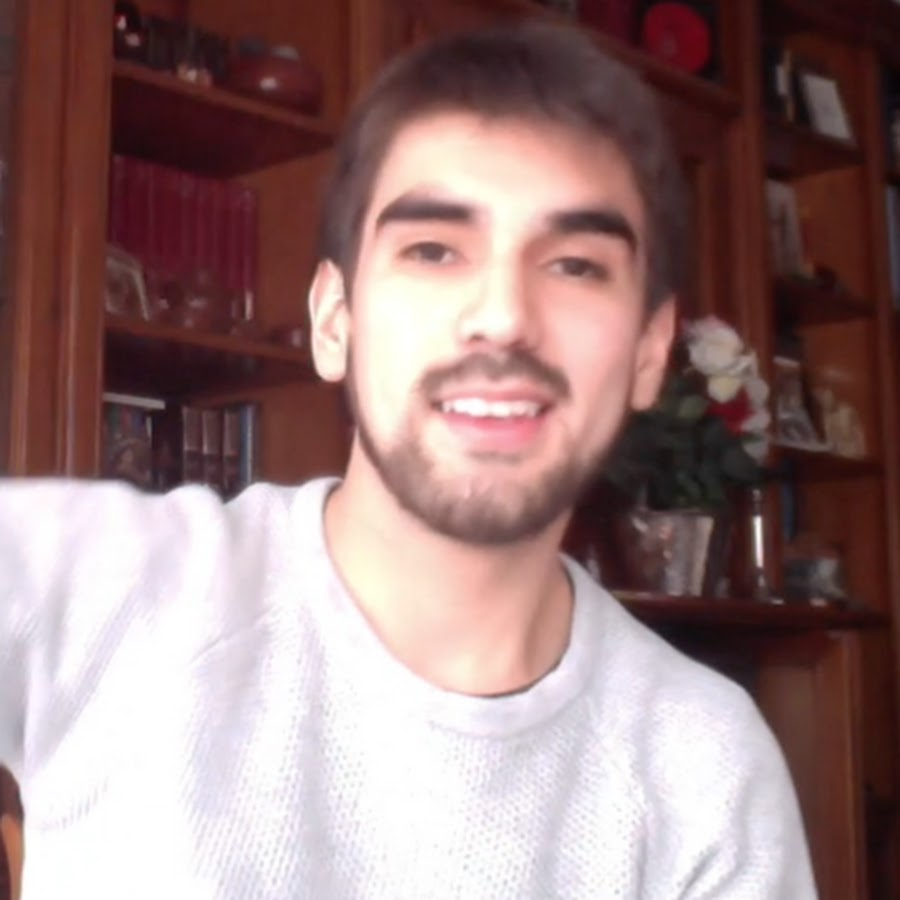
#> input picture data/images/2.jpg, 900 x 900 px, found by its file name
$ python basic_image_processing.py
#> lines starting #> are read from the running program, lines starting #| are printed output that depends on the picture; after the words box and inside, x2 and y2 are one past the last pixel; in counts of white or black regions, pixels touching at a corner belong together
import cv2
import numpy as np

path = r"C:\Users\Matheus\Desktop\opencv\data\images\2.jpg"
image = cv2.imread(path)
#> image is the input picture: shape (900, 900, 3); mean B, G, R 123.5, 124.2, 151.9
# kernel of image
kernel = np.ones((5, 5), np.uint8)

# imagen en blanco y negro
image_gray = cv2.cvtColor(image, cv2.COLOR_BGR2GRAY)
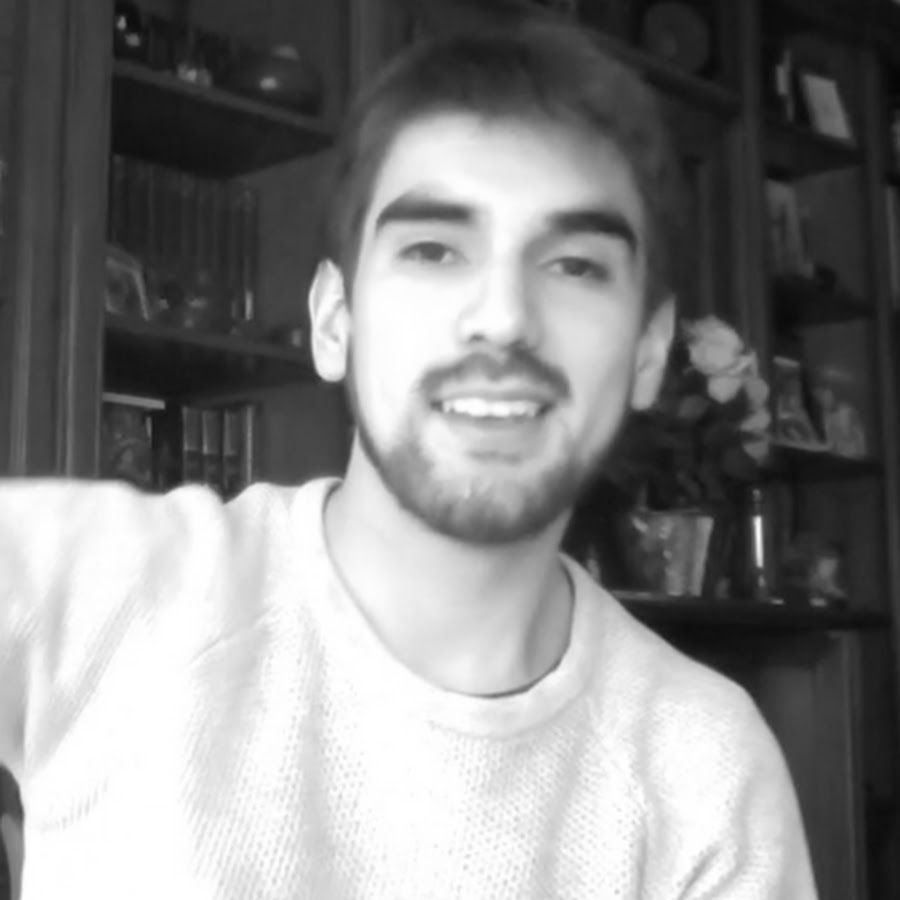
#> image_gray: shape (900, 900); min 5, max 255, mean 132.4
# blur filter
image_blur = cv2.GaussianBlur(image_gray, (7, 7), 0)
# edge detector
image_canny = cv2.Canny(image, 150, 200)
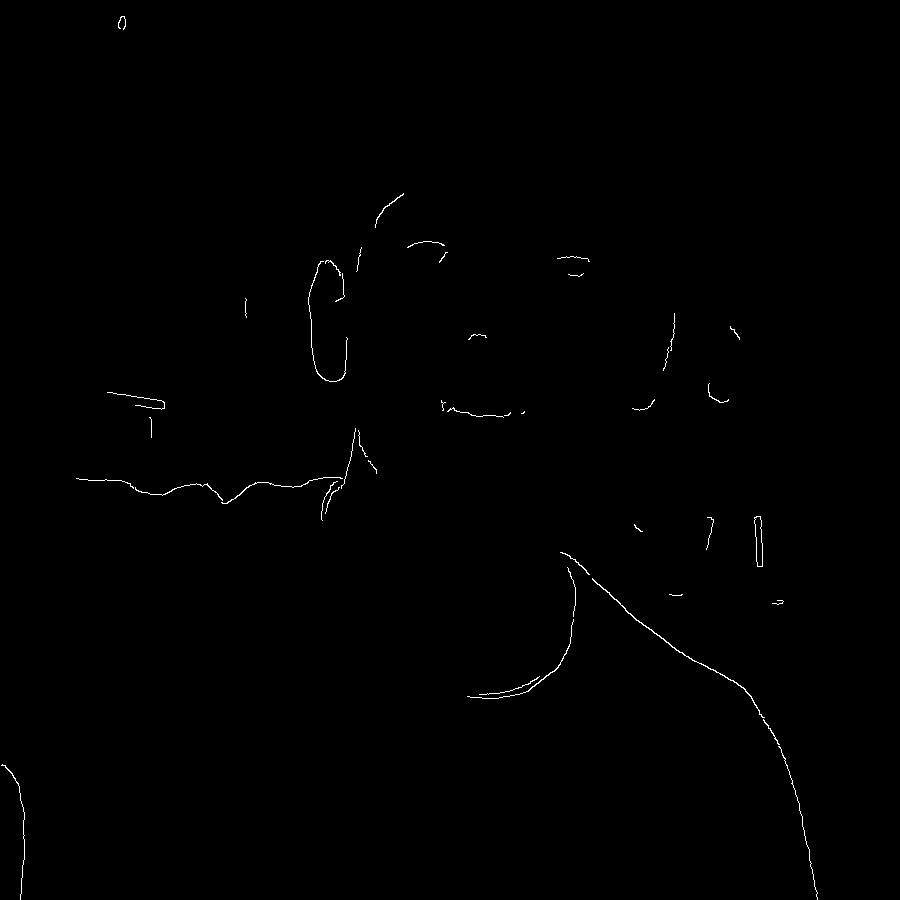
#> image_canny: shape (900, 900); 0.33% white in thin lines or dots, all inside (x1, y1, x2, y2) = (1, 16, 818, 900)
# image dialation
image_dialation = cv2.dilate(image_canny, kernel, iterations=1)
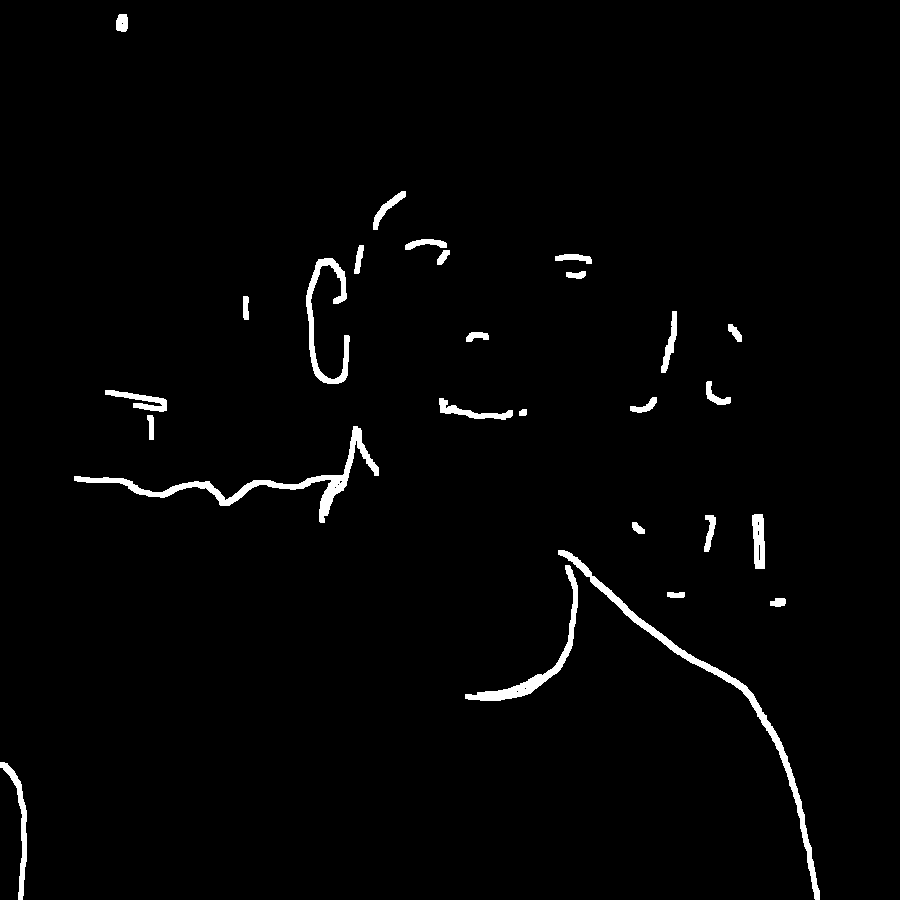
#> image_dialation: shape (900, 900); 1.8% white; 27 white regions, largest, box (x1, y1, x2, y2) and area: (558, 550, 820, 900) 3004, (74, 426, 379, 523) 2905, (465, 565, 578, 701) 1580
# erosion of a image
image_erosion = cv2.erode(image_dialation, kernel, iterations=1)
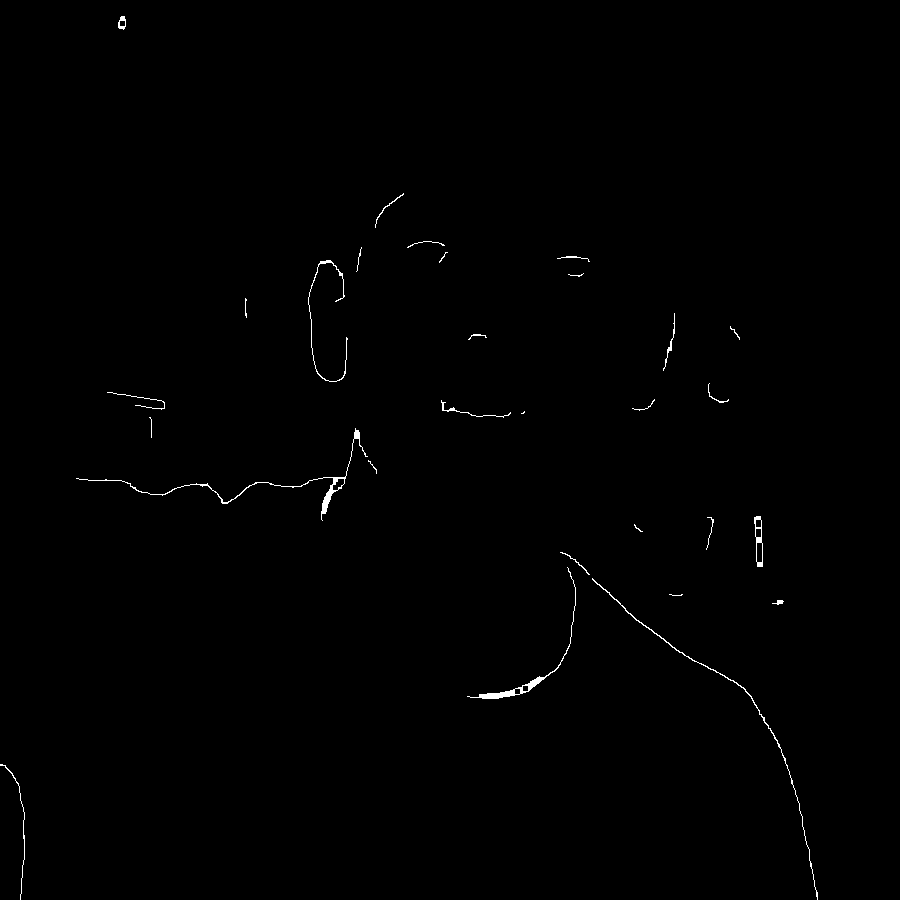
#> image_erosion: shape (900, 900); 0.41% white in thin lines or dots, all inside (x1, y1, x2, y2) = (0, 16, 818, 900)

cv2.imshow("gray image", image_gray)
cv2.imshow("blur image", image_blur)
cv2.imshow("canny", image_canny)
cv2.imshow("dialation image", image_dialation)
cv2.imshow("erosion image", image_erosion)
cv2.waitKey(0)

$ run again, with data/images/1.jpg copied over data/images/2.jpg
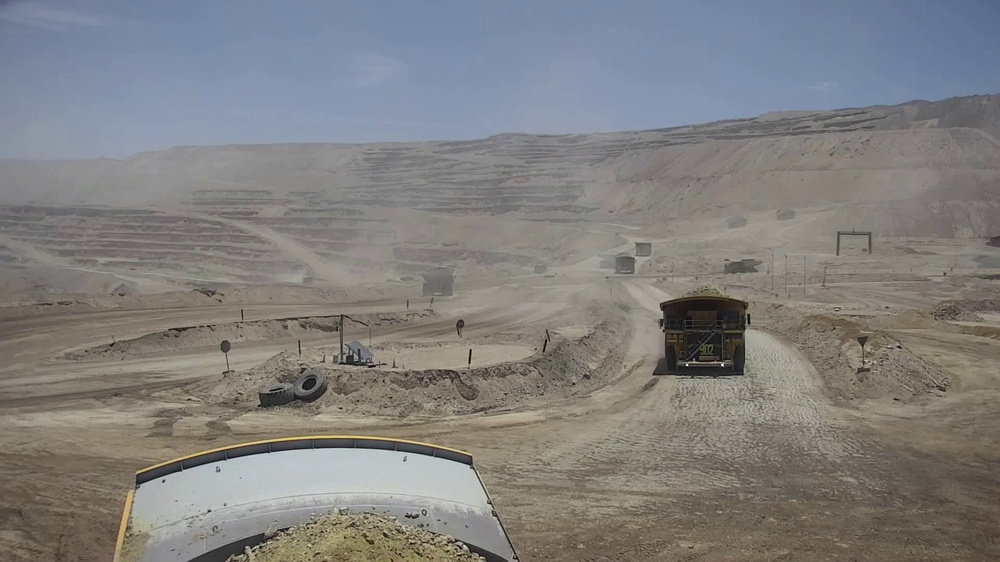
#> input picture data/images/1.jpg, 1000 x 562 px, shrunk from 1920 x 1080 before the run, found by its file name
#> image is the input picture: shape (562, 1000, 3); mean B, G, R 127, 127.9, 128.8
#> `image_canny = cv2.Canny(image, 150, 200)`:
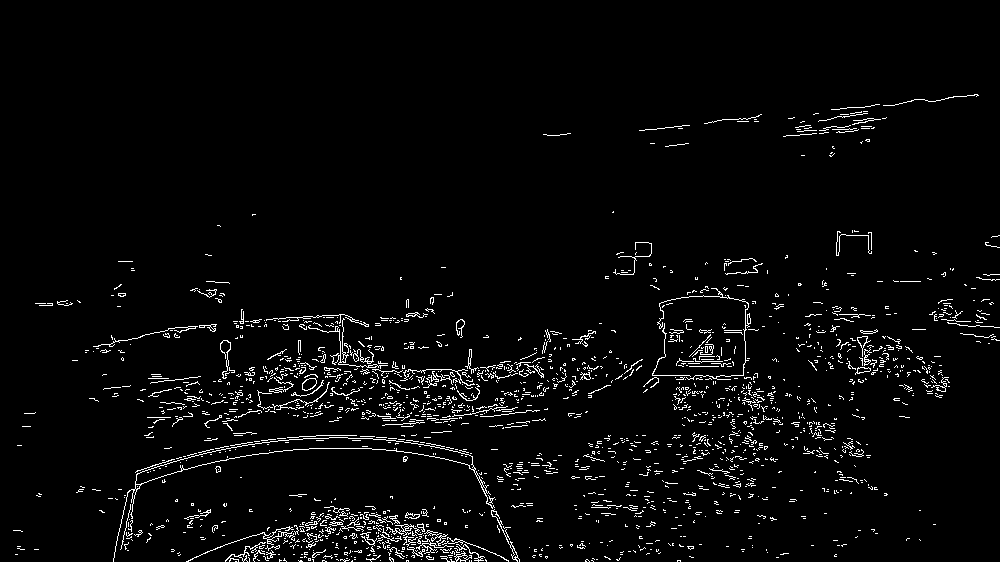
#> image_canny: shape (562, 1000); 3.3% white in thin lines or dots, all inside (x1, y1, x2, y2) = (13, 94, 1000, 562)
#> image_dialation: shape (562, 1000); 16.8% white; 237 white regions, largest, box (x1, y1, x2, y2) and area: (135, 307, 605, 440) 23083, (111, 429, 522, 562) 18110, (641, 284, 785, 497) 10570
#> `image_erosion = cv2.erode(image_dialation, kernel, iterations=1)`:
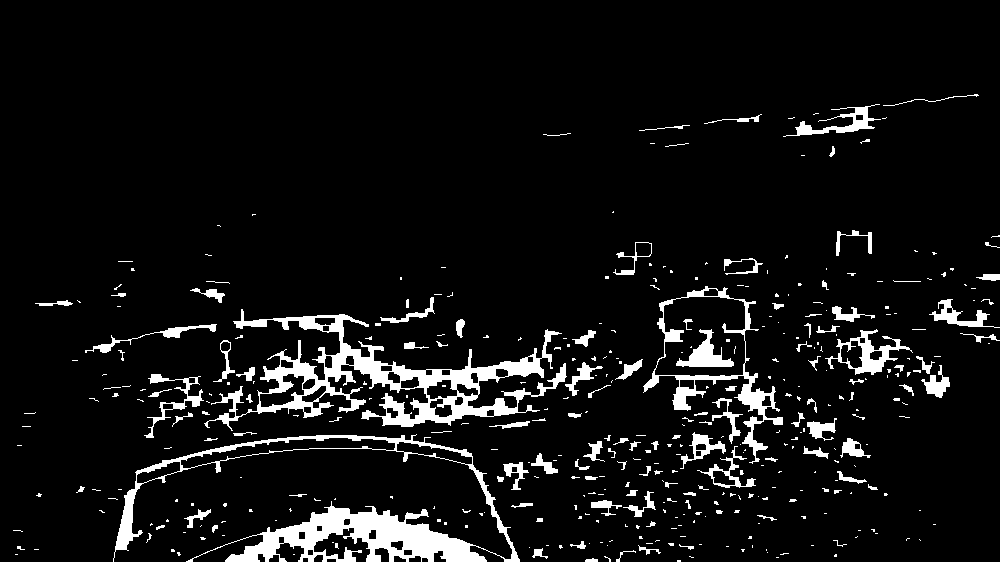
#> image_erosion: shape (562, 1000); 7.1% white; 402 white regions (284 under 20 px), largest, box (x1, y1, x2, y2) and area: (204, 309, 567, 431) 10469, (113, 434, 520, 562) 10215, (643, 286, 783, 464) 3079
